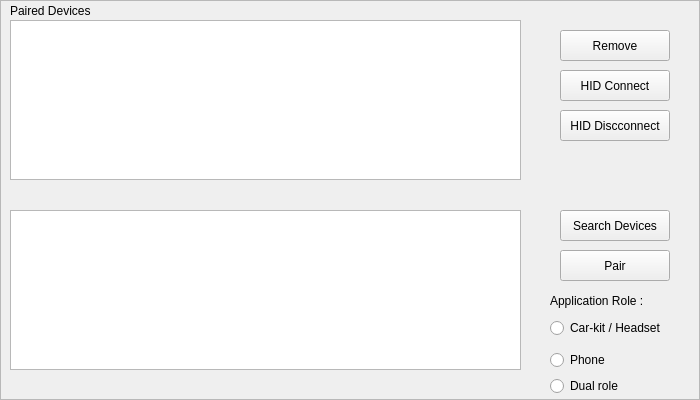
  <widget class="QFrame" name="devicesFrame">
   <property name="geometry">
    <rect>
     <x>110</x>
     <y>10</y>
     <width>700</width>
     <height>400</height>
    </rect>
   </property>
   <property name="autoFillBackground">
    <bool>true</bool>
   </property>
   <property name="frameShape">
    <enum>QFrame::StyledPanel</enum>
   </property>
   <property name="frameShadow">
    <enum>QFrame::Raised</enum>
   </property>
   <widget class="QPushButton" name="btnSearch">
    <property name="geometry">
     <rect>
      <x>560</x>
      <y>210</y>
      <width>110</width>
      <height>31</height>
     </rect>
    </property>
    <property name="minimumSize">
     <size>
      <width>97</width>
      <height>31</height>
     </size>
    </property>
    <property name="text">
     <string>Search Devices</string>
    </property>
   </widget>
   <widget class="QTableWidget" name="tblDeviceList">
    <property name="geometry">
     <rect>
      <x>10</x>
      <y>210</y>
      <width>511</width>
      <height>160</height>
     </rect>
    </property>
    <attribute name="horizontalHeaderDefaultSectionSize">
     <number>160</number>
    </attribute>
    <attribute name="horizontalHeaderMinimumSectionSize">
     <number>30</number>
    </attribute>
   </widget>
   <widget class="QPushButton" name="btnPair">
    <property name="geometry">
     <rect>
      <x>560</x>
      <y>250</y>
      <width>110</width>
      <height>31</height>
     </rect>
    </property>
    <property name="text">
     <string>Pair</string>
    </property>
   </widget>
   <widget class="QPushButton" name="btnRemove">
    <property name="geometry">
     <rect>
      <x>560</x>
      <y>30</y>
      <width>110</width>
      <height>31</height>
     </rect>
    </property>
    <property name="text">
     <string>Remove</string>
    </property>
   </widget>
   <widget class="QPushButton" name="btnConnectHid">
    <property name="geometry">
     <rect>
      <x>560</x>
      <y>70</y>
      <width>110</width>
      <height>31</height>
     </rect>
    </property>
    <property name="text">
     <string>HID Connect</string>
    </property>
   </widget>
      <widget class="QPushButton" name="btnDisconnectHid">
    <property name="geometry">
     <rect>
      <x>560</x>
      <y>110</y>
      <width>110</width>
      <height>31</height>
     </rect>
    </property>
    <property name="text">
     <string>HID Discconnect</string>
    </property>
   </widget>
   <widget class="QTableWidget" name="tblPairedDevices">
    <property name="geometry">
     <rect>
      <x>10</x>
      <y>20</y>
      <width>511</width>
      <height>160</height>
     </rect>
    </property>
    <attribute name="horizontalHeaderCascadingSectionResizes">
     <bool>false</bool>
    </attribute>
    <attribute name="horizontalHeaderDefaultSectionSize">
     <number>160</number>
    </attribute>
    <attribute name="horizontalHeaderMinimumSectionSize">
     <number>30</number>
    </attribute>
   </widget>
   <widget class="QLabel" name="lblPairedDevices">
    <property name="geometry">
     <rect>
      <x>10</x>
      <y>0</y>
      <width>101</width>
      <height>21</height>
     </rect>
    </property>
    <property name="text">
     <string>Paired Devices</string>
    </property>
   </widget>
   <widget class="QRadioButton" name="radioButtonCarkit">
    <property name="geometry">
     <rect>
      <x>550</x>
      <y>320</y>
      <width>141</width>
      <height>16</height>
     </rect>
    </property>
    <property name="text">
     <string>Car-kit / Headset</string>
    </property>
   </widget>
   <widget class="QRadioButton" name="radioButtonPhone">
    <property name="geometry">
     <rect>
      <x>550</x>
      <y>350</y>
      <width>121</width>
      <height>20</height>
     </rect>
    </property>
    <property name="text">
     <string>Phone</string>
    </property>
   </widget>
   <widget class="QLabel" name="label_6">
    <property name="geometry">
     <rect>
      <x>550</x>
      <y>290</y>
      <width>121</width>
      <height>21</height>
     </rect>
    </property>
    <property name="text">
     <string>Application Role :</string>
    </property>
   </widget>
   <widget class="QRadioButton" name="radioButtonDual">
    <property name="geometry">
     <rect>
      <x>550</x>
      <y>376</y>
      <width>111</width>
      <height>20</height>
     </rect>
    </property>
    <property name="text">
     <string>Dual role</string>
    </property>
   </widget>
  </widget>
